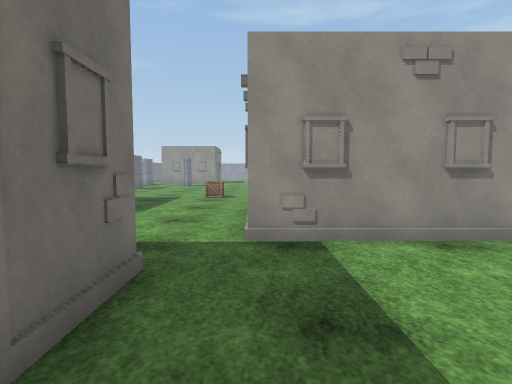
view 1 (above)

24 first-person views from a walk through a 3-D level made in the Unity game engine. The camera is 1.2 m above the floor, tilts 4° down and sees 80° across. The floor is counted in squares, 1 m on a side. Each view is taken from the middle of a square. On the plan, view 1 faces up. The plan holds only what a view shows up to about 13 squares ahead; the rest is blank. The place goes on beyond the plan. The player character is not drawn. Surface patterns are stand-ins for the level's own textures.

view 2
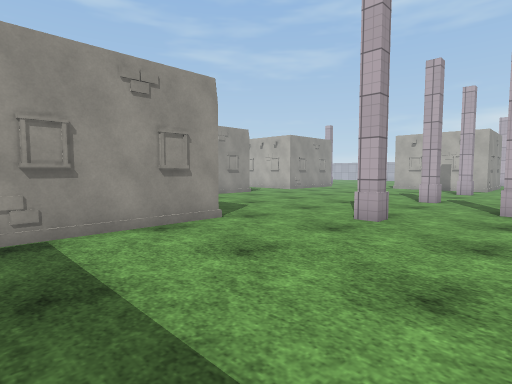

view 3
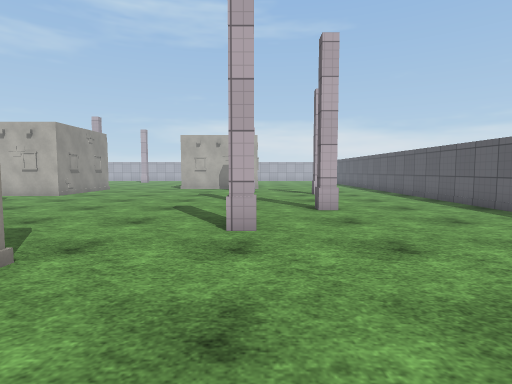

view 4
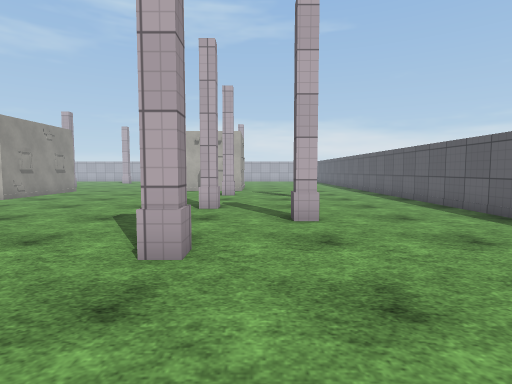

view 5
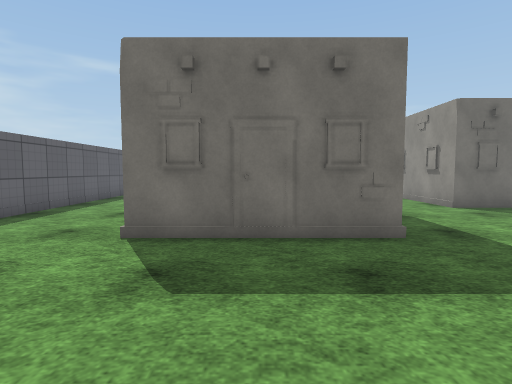

view 6
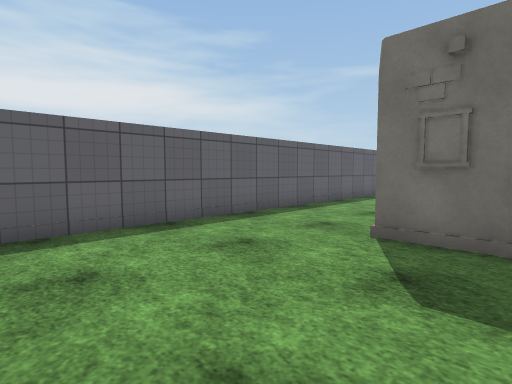

view 7
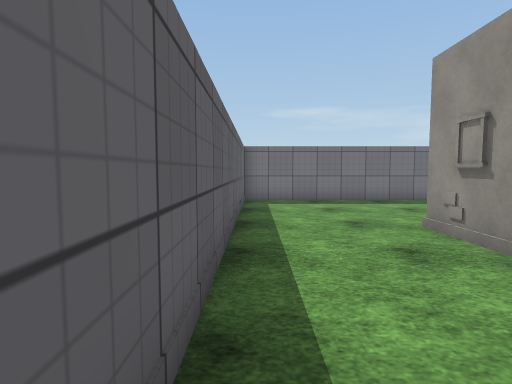

view 8
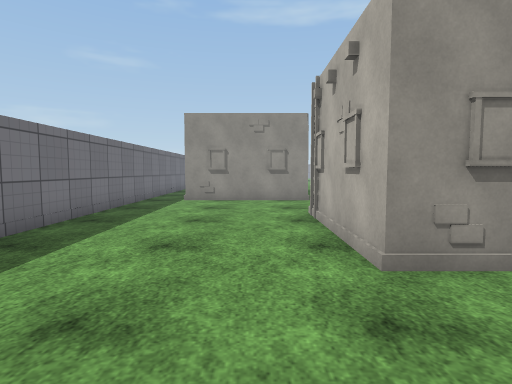

view 9
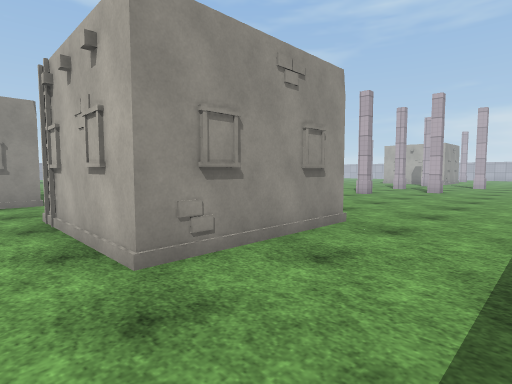

view 10
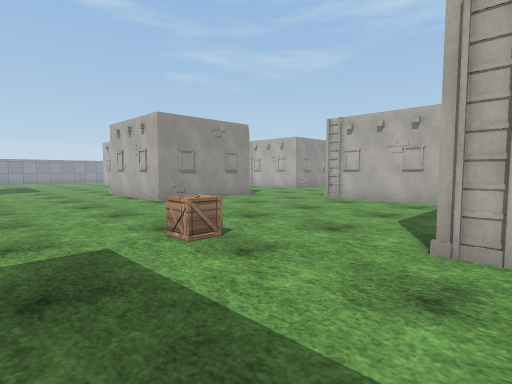

view 11
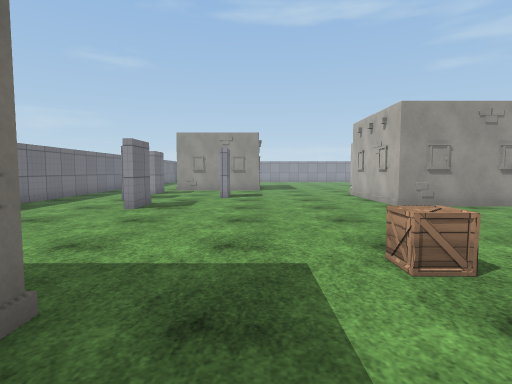

view 12
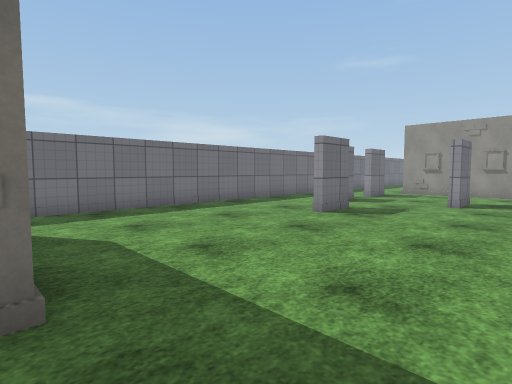

view 13
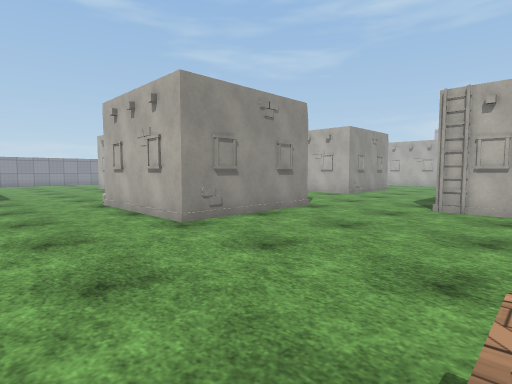

view 14
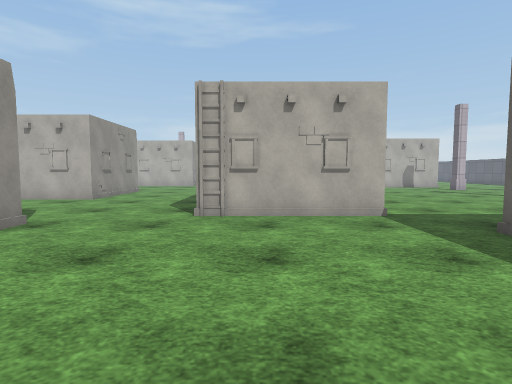

view 15
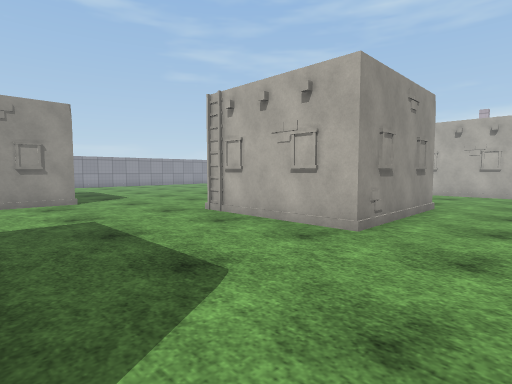

view 16
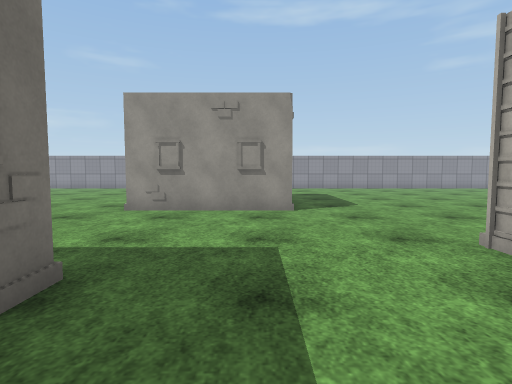

view 17
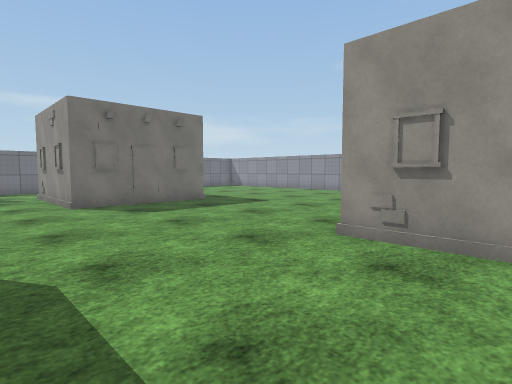

view 18
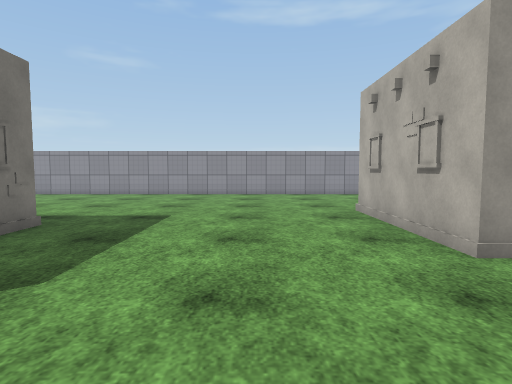

view 19
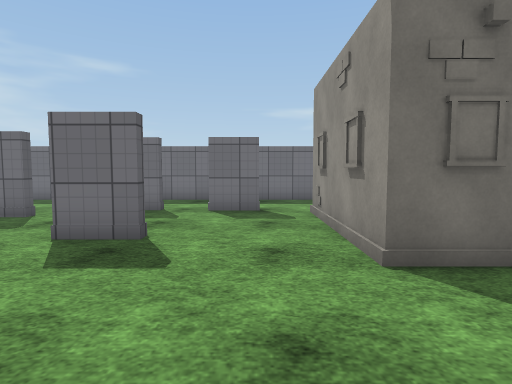

view 20
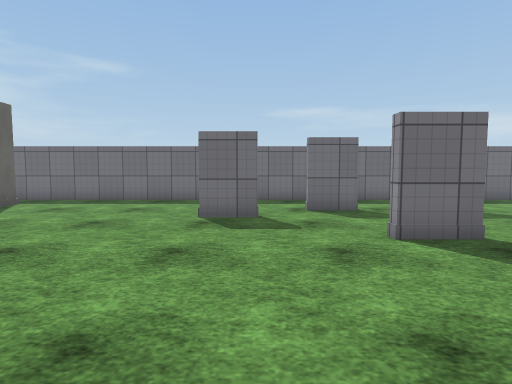

view 21
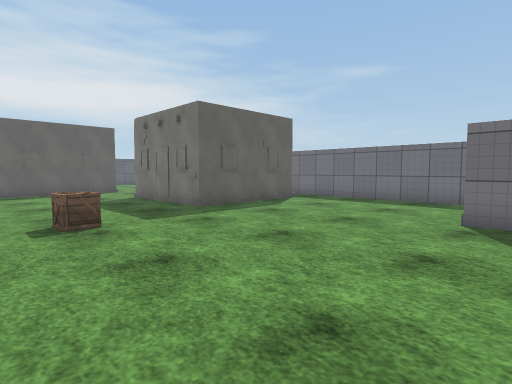

view 22
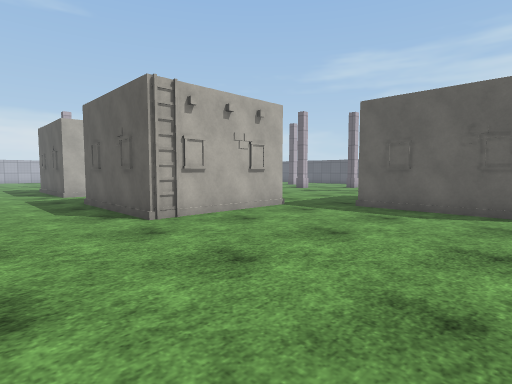

view 23
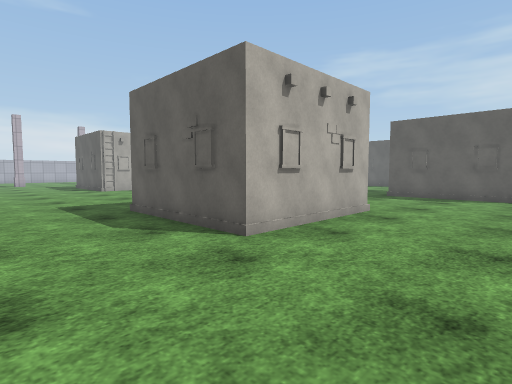

view 24
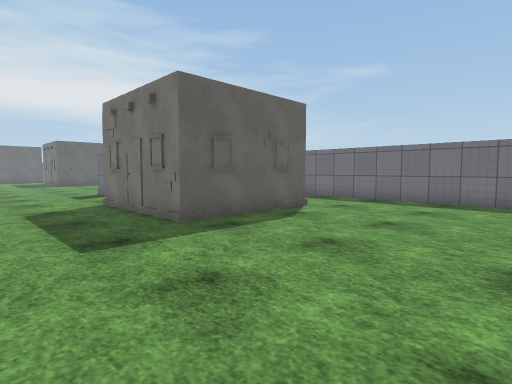

### Floor plan
Key: @ floor where view 1 was taken; # wall or solid block; . floor; B building; A box.
Columns run from 13 left of view 1 to 16 right of it. Each row starts with its distance up from view 1.
 40      ...............
 39 #............................
 38 #............................
 37 #............................
 36 #................######.....
 35 #................#     .......
 34 #....BB#B#.......#     .......
 33 # ..     B.......#     .......
 32 #        #.......#     ......
 31 #.       #.......#B####......
 30 #..      #..................
 29 #...######.................
 28 #..........................
 27 #...#....................#B
 26 #...#....................#
 25 #.............#### B.....#
 24 #...#...#.....#     .....#
 23 #...#.........#     .....#
 22 #.............#     .....#####
 21 #....#........#    B..........
 20 #....#........BB#B#...........
 19 #............................
 18 #............................
 17 #....................B..B....
 16 #...................#    B
 15 #...................#
 14 #..........A........#
 13 #...................#
 12 #.#####B............#     .. #
 11 #     ##...............  .....
 10        #.....#####B...........
  9        #.....#     ...........
  8 #.######.....      ...........
  7 #..B..B......      ...........
  6 #............#     ...........
  5 #............#B#B#..........
  4 #......    #.................
  3 #......#   #B................
  2 #......#   #..................
  1 #......#    B.................
  0 #......#    B@................
 -1 #......#B###................
 -2 #.............................
 -3 #.............................
 -4 #.............................
 -5 #.................    ........
 -6 #################      #######

Where each view was taken, in squares from view 1:
view 1: 0 up, 0 right, facing up
view 2: 1 down, 0 right, facing up-right
view 3: 2 up, 1 right, facing right
view 4: 1 up, 3 right, facing right
view 5: 1 up, 4 right, facing left
view 6: 1 up, 4 right, facing down-left
view 7: 5 down, 0 right, facing left
view 8: 5 down, 8 left, facing up
view 9: 5 down, 8 left, facing up-right
view 10: 9 up, 5 left, facing up-right
view 11: 10 up, 4 left, facing up
view 12: 12 up, 3 left, facing up-left
view 13: 14 up, 3 left, facing up-right
view 14: 15 up, 1 left, facing right
view 15: 19 up, 6 right, facing up-right
view 16: 22 up, 8 right, facing up
view 17: 26 up, 7 right, facing up-left
view 18: 27 up, 1 right, facing up
view 19: 27 up, 0 right, facing left
view 20: 21 up, 0 right, facing left
view 21: 21 up, 0 right, facing down-left
view 22: 20 up, 0 right, facing down-right
view 23: 40 up, 0 right, facing down-right
view 24: 40 up, 0 right, facing down-left
